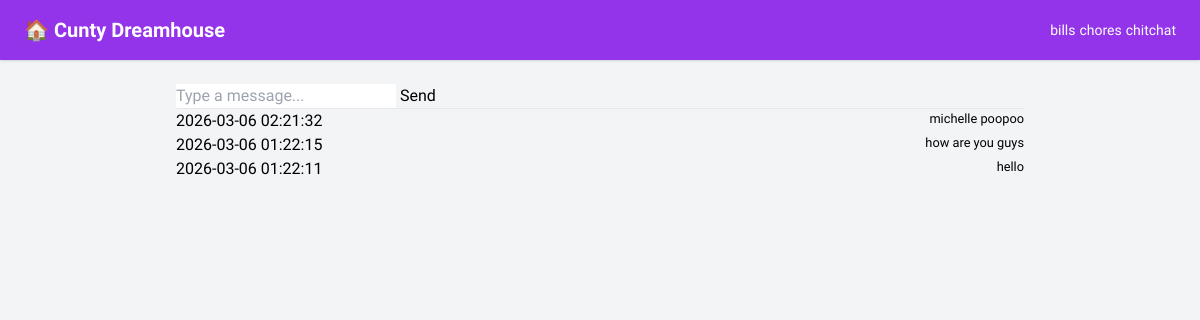
The app's page /chitchat with its own data.
### tables this page shows
CREATE TABLE messages (
            msg TEXT NOT NULL,
            time TIMESTAMP DEFAULT CURRENT_TIMESTAMP
            );

### app.py (the view)
@app.route('/chitchat', methods=['GET'])
def chitchat():
    conn = get_db()
    messages = conn.execute('SELECT msg, time FROM messages ORDER BY time DESC').fetchall()
    conn.close()
    return render_template('chitchat.html', messages=messages)

### app.py (called while the page is built)
def get_db():
    conn = sqlite3.connect(DATABASE)
    conn.row_factory = sqlite3.Row
    return conn

### templates/chitchat.html (shortened to what this page needs)
{% extends "base.html" %}
{% block content %}
<form action="/chitchat" method="POST">
    <input type="text" name="message" placeholder="Type a message..." required>
    <button type="submit">Send</button>
</form>
<hr>
{% for msg in messages %}
<div class="flex justify-between text-small">
    <p>{{ msg.time }}</p>
    <small class="items-center">{{ msg.msg }}</small>
</div>
{% endfor %}
{% endblock %}

### templates/base.html (style rules this page uses)
body { font-family: 'Lexend', sans-serif; }

### records on screen
messages: time "2026-03-06 02:21:32", msg "michelle poopoo"
messages: time "2026-03-06 01:22:15", msg "how are you guys"
messages: time "2026-03-06 01:22:11", msg "hello"
